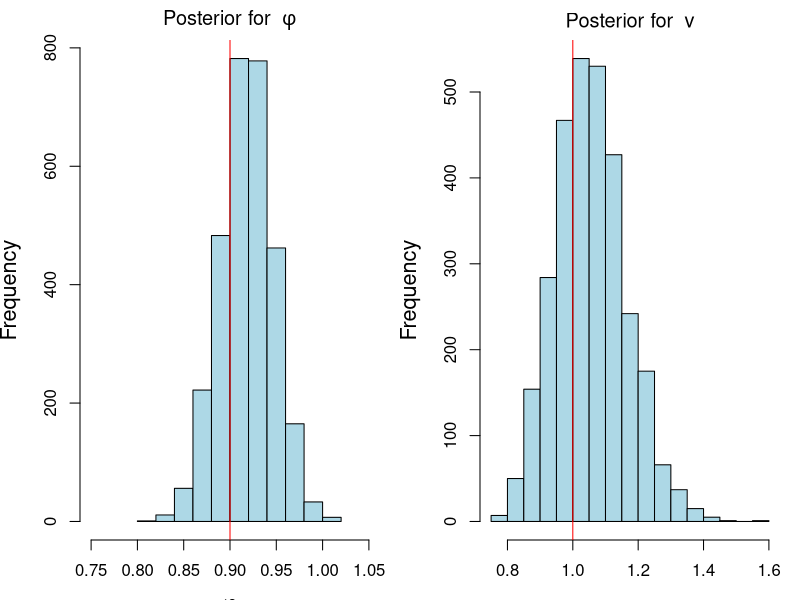

Write the R code that produced this figure.
## ---- chunk 1
#| label: "MLE for AR(1)"
set.seed(2021)
phi=0.9    # <1>
v=1
sd=sqrt(v) # <2>
T=500      # <3>
yt=arima.sim(n = T, model = list(ar = phi), sd = sd) 

## Case 1: Conditional likelihood
y=as.matrix(yt[2:T])     # <4>
X=as.matrix(yt[1:(T-1)]) # <5>
phi_MLE=as.numeric((t(X)%*%y)/sum(X^2))   # <6> 
s2=sum((y - phi_MLE*X)^2)/(length(y) - 1) # <7> 
v_MLE=s2*(length(y)-1)/(length(y))        # <8> 

cat("\n MLE of conditional likelihood for phi: ", phi_MLE, "\n",
    "MLE for the variance v: ", v_MLE, "\n", 
    "Estimate s2 for the variance v: ", s2, "\n")
## ---- chunk 2
#| label: "MLE for AR(1) with different methods"
# Obtaining parameter estimates using the arima function in R
set.seed(2021)
phi=0.9 # ar coefficient
v=1
sd=sqrt(v) # innovation standard deviation
T=500 # number of time points
yt=arima.sim(n = T, model = list(ar = phi), sd = sd) 

# Using conditional sum of squares, equivalent to conditional likelihood 
arima_CSS=arima(yt,order=c(1,0,0),method="CSS",n.cond=1,include.mean=FALSE)
cat("AR estimates with conditional sum of squares (CSS) for phi and v:", arima_CSS$coef,arima_CSS$sigma2,
"\n")

#Uses ML with full likelihood 
arima_ML=arima(yt,order=c(1,0,0),method="ML",include.mean=FALSE)
cat("AR estimates with full likelihood for phi and v:", arima_ML$coef,arima_ML$sigma2,
"\n")

#Default: uses conditional sum of squares to find the starting point for ML and 
#         then uses ML 
arima_CSS_ML=arima(yt,order=c(1,0,0),method="CSS-ML",n.cond=1,include.mean=FALSE)
cat("AR estimates with CSS to find starting point for ML for phi and v:", 
arima_CSS_ML$coef,arima_CSS_ML$sigma2,"\n")
## ---- chunk 3
#| label: "MLE for AR(1) with full likelihood"
set.seed(2021)
phi=0.9 # <1>
v=1
sd=sqrt(v) # <2>
T=500 # <3>
yt=arima.sim(n = T, model = list(ar = phi), sd = sd) 

## MLE, full likelihood AR(1) with v=1 assumed known 

log_p <- function(phi, yt){ #<4>
  0.5*(log(1-phi^2) - sum((yt[2:T] - phi*yt[1:(T-1)])^2) - yt[1]^2*(1-phi^2))
}

result = optimize(log_p, c(-1, 1), 
                  tol = 0.0001, 
                  maximum = TRUE, 
                  yt = yt) # <5>
cat("\n MLE of full likelihood for phi: ", result$maximum)
## ---- chunk 4
#| label: "AR(1) inference, conditional likelihood example"
#| 
####################################################
#####             MLE for AR(1)               ######
####################################################
set.seed(2021)
phi=0.9 # ar coefficient
sd=1 # innovation standard deviation
T=200 # number of time points
yt=arima.sim(n = T, model = list(ar = phi), sd = sd) # sample stationary AR(1) process

y=as.matrix(yt[2:T]) # response
X=as.matrix(yt[1:(T-1)]) # design matrix
phi_MLE=as.numeric((t(X)%*%y)/sum(X^2)) # MLE for phi
s2=sum((y - phi_MLE*X)^2)/(length(y) - 1) # Unbiased estimate for v
v_MLE=s2*(length(y)-1)/(length(y)) # MLE for v 

print(c(phi_MLE,s2))

#######################################################
######     Posterior inference, AR(1)               ###
######     Conditional Likelihood + Reference Prior ###
######     Direct sampling                          ###
#######################################################

n_sample=3000   # posterior sample size

## step 1: sample posterior distribution of v from inverse gamma distribution
v_sample=1/rgamma(n_sample, (T-2)/2, sum((yt[2:T] - phi_MLE*yt[1:(T-1)])^2)/2)

## step 2: sample posterior distribution of phi from normal distribution
phi_sample=rep(0,n_sample)
for (i in 1:n_sample){
phi_sample[i]=rnorm(1, mean = phi_MLE, sd=sqrt(v_sample[i]/sum(yt[1:(T-1)]^2)))}

## plot histogram of posterior samples of phi and v
par(mfrow = c(1, 2),mar = c(3, 4, 2, 1), cex.lab = 1.3)
hist(phi_sample, xlab = bquote(phi), 
     main = bquote("Posterior for "~phi),xlim=c(0.75,1.05), col='lightblue')
abline(v = phi, col = 'red')
hist(v_sample, xlab = bquote(v), col='lightblue', main = bquote("Posterior for "~v))
abline(v = sd, col = 'red')
